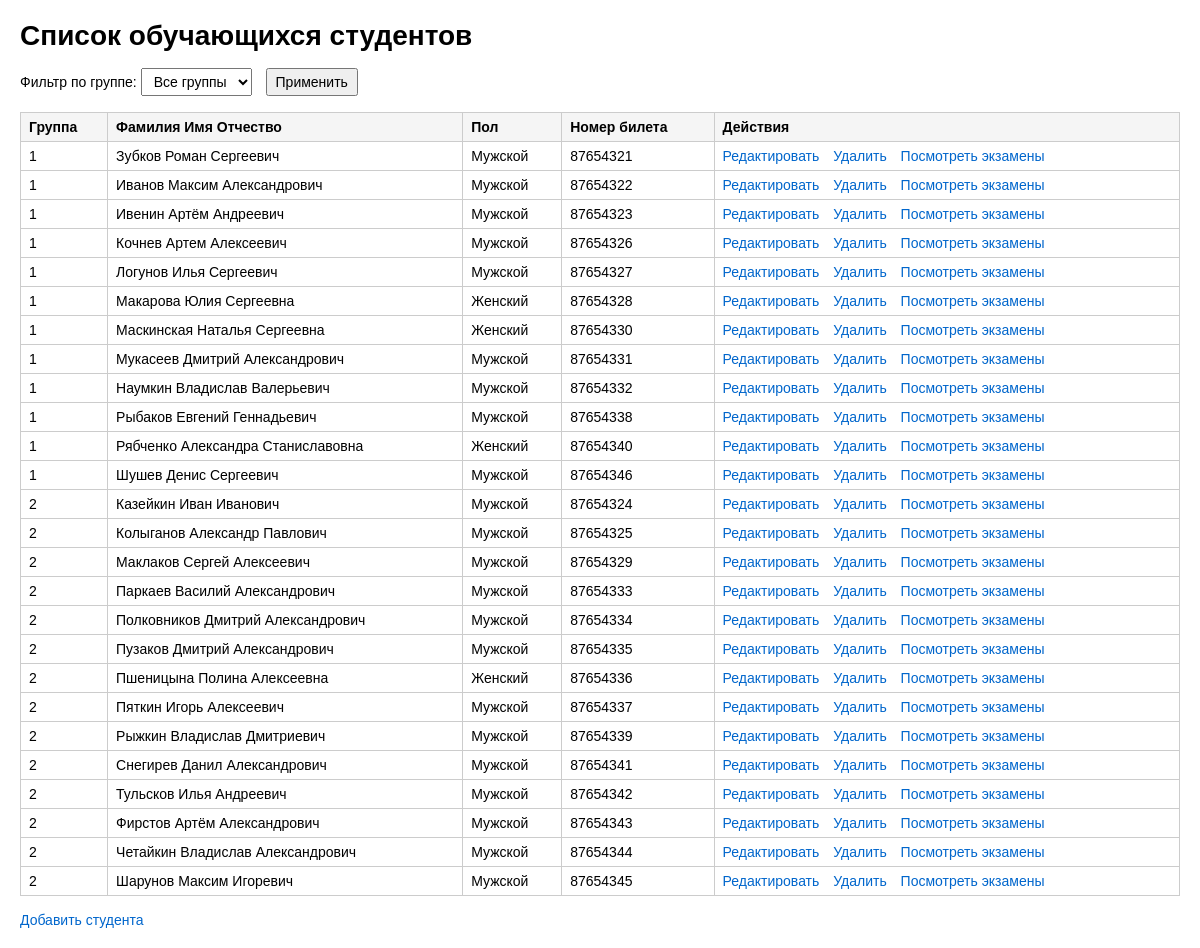
The page / on the database its author committed.
### tables this page shows
CREATE TABLE students (
        id INTEGER PRIMARY KEY,
        group_id INTEGER NOT NULL,
        full_name TEXT NOT NULL,
        gender TEXT NOT NULL CHECK(gender IN ('М', 'Ж')),
        birth_date TEXT NOT NULL,
        student_id TEXT NOT NULL UNIQUE,
        FOREIGN KEY (group_id) REFERENCES groups(id) ON DELETE CASCADE
    );

CREATE TABLE groups (
        id INTEGER PRIMARY KEY,
        number TEXT NOT NULL,
        program TEXT NOT NULL,
        graduation_year INTEGER NOT NULL
    );

### src/models/Student.php (called while the page is built, shortened)
<?php
class Student
{
    public static function all($groupNumber = null)
    {
        $pdo = getDatabaseConnection();
        $currentYear = (int) date('Y');
        $sql = "
            SELECT s.*, g.number AS group_number, g.program
            FROM students s
            JOIN groups g ON s.group_id = g.id
            WHERE g.graduation_year >= ?
        ";
        $parameters = [$currentYear];
        $sql .= " ORDER BY g.number, s.full_name";
        $statement = $pdo->prepare($sql);
        $statement->execute($parameters);
        return $statement->fetchAll(PDO::FETCH_ASSOC);
    }
}

### src/views/students/read.php (the view, shortened to what this page needs)
<!DOCTYPE html>
<html lang="ru">
<head>
</head>
<body>
    <h1>Список обучающихся студентов</h1>
    <form method="GET" class="filter-form">
        <label>
            Фильтр по группе:
            <select name="group">
                <option value="">Все группы</option>
            </select>
        </label>
        <button type="submit">Применить</button>
    </form>
    <table>
        <thead>
            <tr>
                <th>Группа</th>
                <th>Фамилия Имя Отчество</th>
                <th>Пол</th>
                <th>Номер билета</th>
                <th>Действия</th>
            </tr>
        </thead>
        <tbody>
            <?php if (empty($studentRecords)): ?>
                <tr>
                    <td colspan="5" class="no-records">Нет студентов</td>
                </tr>
            <?php else: ?>
                <?php foreach ($studentRecords as $student): ?>
                    <tr>
                        <td><?= htmlspecialchars($student['group_number']) ?></td>
                        <td><?= htmlspecialchars($student['full_name']) ?></td>
                        <td><?= $student['gender'] === 'М' ? 'Мужской' : 'Женский' ?></td>
                        <td><?= htmlspecialchars($student['student_id']) ?></td>
                        <td>
                            <a href="index.php?action=student_edit&id=<?= (int)$student['id'] ?>" class="action-link">Редактировать</a>
                            <a href="index.php?action=student_delete&id=<?= (int)$student['id'] ?>" class="action-link">Удалить</a>
                            <a href="index.php?action=exams_read&student_id=<?= (int)$student['id'] ?>" class="action-link">Посмотреть экзамены</a>
                        </td>
                    </tr>
                <?php endforeach; ?>
            <?php endif; ?>
        </tbody>
    </table>
    <div class="actions">
        <a href="index.php?action=student_create">Добавить студента</a>
    </div>
</body>
</html>

### public/index.php (shortened to what this page needs)
<?php
require_once __DIR__ . '/../src/models/Student.php';
$currentAction = $_GET['action'] ?? 'students_read';
switch ($currentAction) {
    default:
        $filterGroup = $_GET['group'] ?? null;
        $studentRecords = Student::all($filterGroup);
        require_once __DIR__ . '/../src/views/students/read.php';
        break;
}

### src/views/students/read.php (style rules this page uses)
body { font-family: Arial, sans-serif; margin: 20px; font-size: 14px; }
h1 { margin-top: 0; margin-bottom: 16px; }
.filter-form { margin-bottom: 16px; }
.filter-form label { margin-right: 10px; }
.filter-form select, .filter-form button { padding: 4px 8px; font-size: 14px; }
table { width: 100%; border-collapse: collapse; margin-top: 8px; }
th, td { padding: 6px 8px; text-align: left; border: 1px solid #ccc; }
th { background-color: #f5f5f5; font-weight: bold; }
.actions { margin-top: 16px; }
.actions a { color: #0066cc; text-decoration: none; }
a.action-link { color: #0066cc; text-decoration: none; margin-right: 10px; }

### rows shown on the page
students: group.number "1", full_name "Зубков Роман Сергеевич", gender "Мужской", student "87654321"
students: group.number "1", full_name "Иванов Максим Александрович", gender "Мужской", student "87654322"
students: group.number "1", full_name "Ивенин Артём Андреевич", gender "Мужской", student "87654323"
students: group.number "1", full_name "Кочнев Артем Алексеевич", gender "Мужской", student "87654326"
students: group.number "1", full_name "Логунов Илья Сергеевич", gender "Мужской", student "87654327"
students: group.number "1", full_name "Макарова Юлия Сергеевна", gender "Женский", student "87654328"
students: group.number "1", full_name "Маскинская Наталья Сергеевна", gender "Женский", student "87654330"
students: group.number "1", full_name "Мукасеев Дмитрий Александрович", gender "Мужской", student "87654331"
students: group.number "1", full_name "Наумкин Владислав Валерьевич", gender "Мужской", student "87654332"
students: group.number "1", full_name "Рыбаков Евгений Геннадьевич", gender "Мужской", student "87654338"
students: group.number "1", full_name "Рябченко Александра Станиславовна", gender "Женский", student "87654340"
students: group.number "1", full_name "Шушев Денис Сергеевич", gender "Мужской", student "87654346"
students: group.number "2", full_name "Казейкин Иван Иванович", gender "Мужской", student "87654324"
students: group.number "2", full_name "Колыганов Александр Павлович", gender "Мужской", student "87654325"
students: group.number "2", full_name "Маклаков Сергей Алексеевич", gender "Мужской", student "87654329"
students: group.number "2", full_name "Паркаев Василий Александрович", gender "Мужской", student "87654333"
students: group.number "2", full_name "Полковников Дмитрий Александрович", gender "Мужской", student "87654334"
students: group.number "2", full_name "Пузаков Дмитрий Александрович", gender "Мужской", student "87654335"
students: group.number "2", full_name "Пшеницына Полина Алексеевна", gender "Женский", student "87654336"
students: group.number "2", full_name "Пяткин Игорь Алексеевич", gender "Мужской", student "87654337"
students: group.number "2", full_name "Рыжкин Владислав Дмитриевич", gender "Мужской", student "87654339"
students: group.number "2", full_name "Снегирев Данил Александрович", gender "Мужской", student "87654341"
students: group.number "2", full_name "Тульсков Илья Андреевич", gender "Мужской", student "87654342"
students: group.number "2", full_name "Фирстов Артём Александрович", gender "Мужской", student "87654343"
students: group.number "2", full_name "Четайкин Владислав Александрович", gender "Мужской", student "87654344"
students: group.number "2", full_name "Шарунов Максим Игоревич", gender "Мужской", student "87654345"
